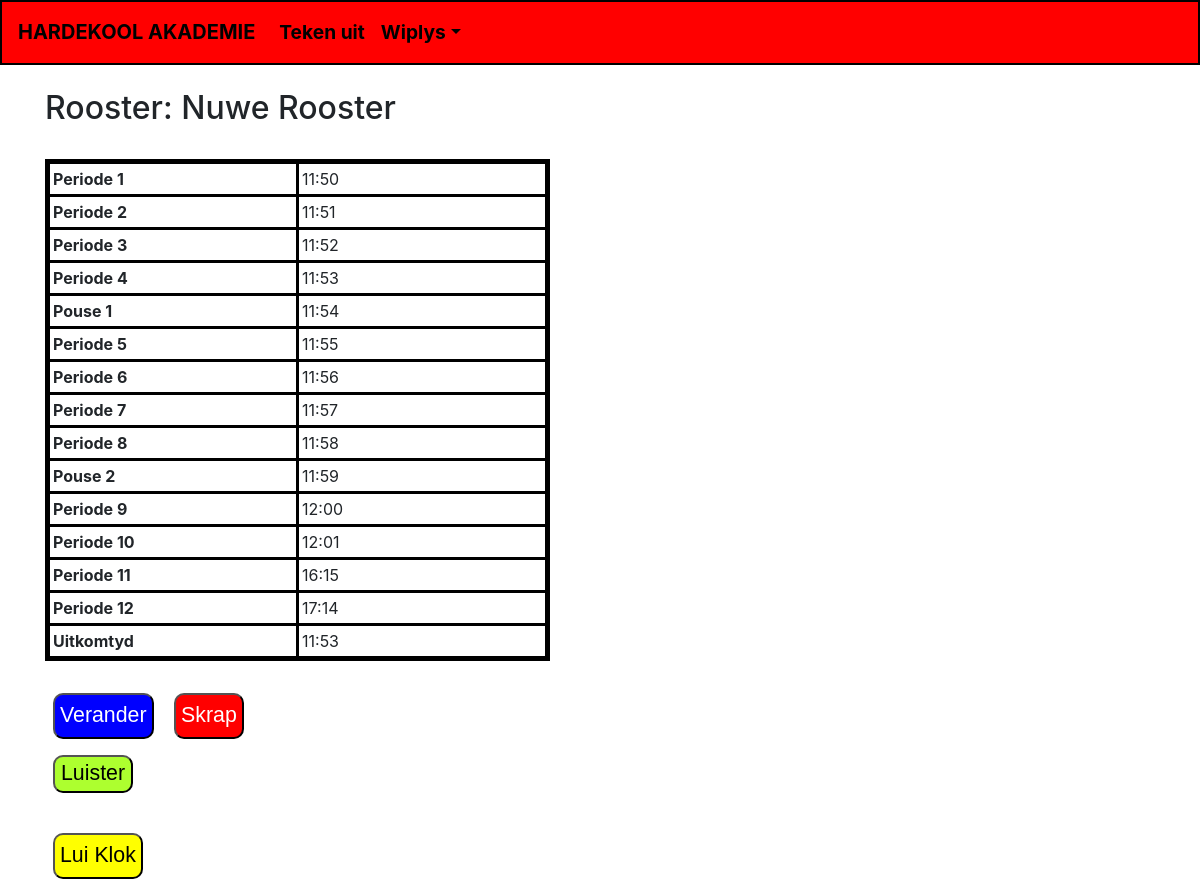
The page /rooster/4/ (signed in) on the database as committed earlier.
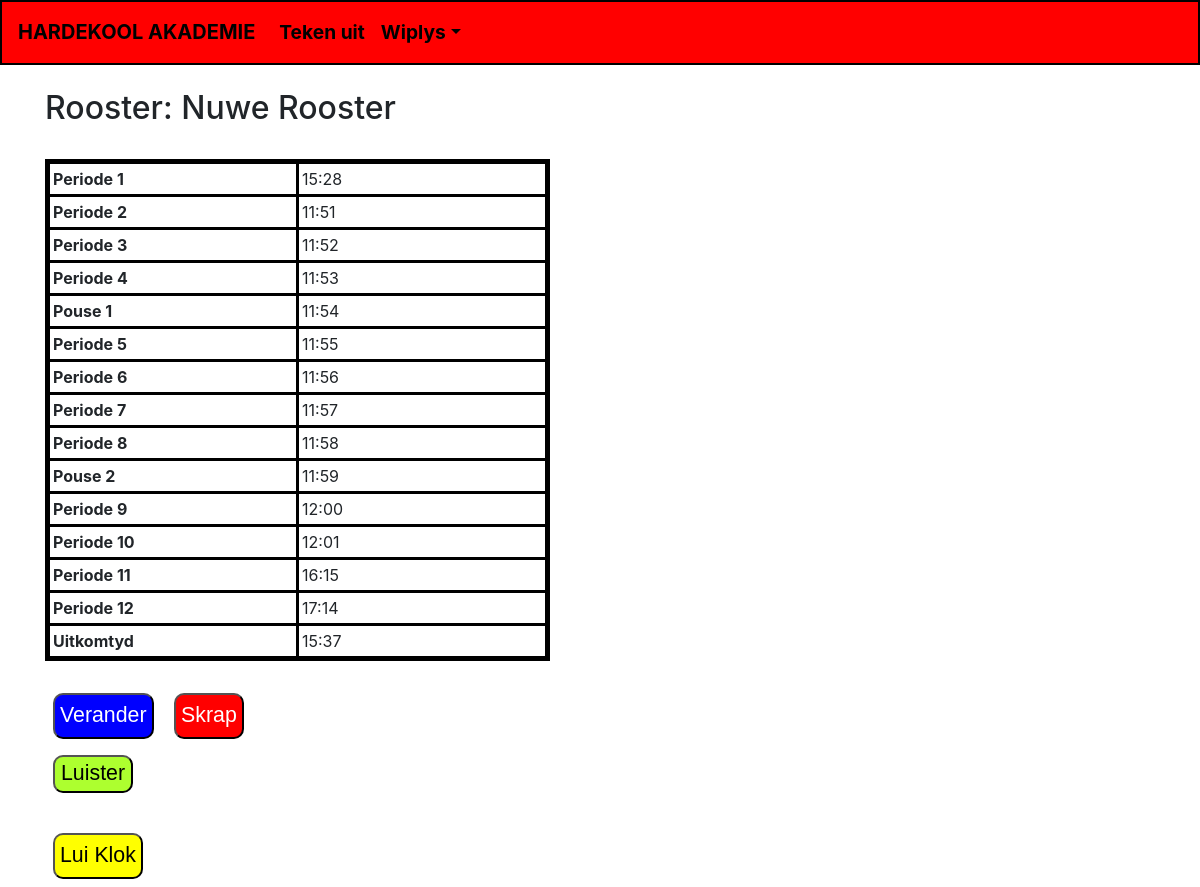
The same page on the database as committed later.
### KlokRooster/models.py (models this page shows, shortened)
class Rooster(models.Model):
    naam = models.CharField(max_length=256, default="Nuwe Rooster")
    periode1 = models.TimeField(default="7:30")
    periode2 = models.TimeField(default="8:00")
    periode3 = models.TimeField(default="8:30")
    periode4 = models.TimeField(default="9:00")
    pouse1 = models.TimeField(default="9:30")
    periode5 = models.TimeField(default="9:45")
    periode6 = models.TimeField(default="10:15")
    periode7 = models.TimeField(default="10:45")
    periode8 = models.TimeField(default="11:15")
    pouse2 = models.TimeField(default="11:45")
    periode9 = models.TimeField(default="12:00")
    periode10 = models.TimeField(default="12:30")
    periode11 = models.TimeField(default="13:00")
    periode12 = models.TimeField(default="13:30")
    uitkomtyd = models.TimeField(default="14:00")
    luisterend = models.BooleanField(default=False)

### KlokRooster/views.py (the view)
# urls.py: path('rooster/<int:pk>/', RoosterDetailView.as_view(), name="rooster"),
class RoosterDetailView(LoginRequiredMixin, DetailView):
    context_object_name = "rooster"
    model = Rooster
    template_name = "wys_rooster.html"

### KlokRooster/templates/wys_rooster.html (shortened to what this page needs)
{% extends 'rooster_base.html' %}
{% block head_block %}
{% load static %}
<link rel="stylesheet" href="{% static 'css/wys_rooster.css' %}">
{% endblock %}
{% block body_block %}
<br>
<h2>Rooster: {{ rooster.naam }}</h2>
<br>
<table>
    <tr>
        <td><b>Periode 1</b></td>
        <td>{{ rooster.periode1 }}</td>
    </tr>
    <tr>
        <td><b>Periode 2</b></td>
        <td>{{ rooster.periode2 }}</td>
    </tr>
    <tr>
        <td><b>Periode 3</b></td>
        <td>{{ rooster.periode3 }}</td>
    </tr>
    <tr>
        <td><b>Periode 4</b></td>
        <td>{{ rooster.periode4 }}</td>
    </tr>
    <tr>
        <td><b>Pouse 1</b></td>
        <td>{{ rooster.pouse1 }}</td>
    </tr>
    <tr>
        <td><b>Periode 5</b></td>
        <td>{{ rooster.periode5 }}</td>
    </tr>
    <tr>
        <td><b>Periode 6</b></td>
        <td>{{ rooster.periode6 }}</td>
    </tr>
    <tr>
        <td><b>Periode 7</b></td>
        <td>{{ rooster.periode7 }}</td>
    </tr>
    <tr>
        <td><b>Periode 8</b></td>
        <td>{{ rooster.periode8 }}</td>
    </tr>
    <tr>
        <td><b>Pouse 2</b></td>
        <td>{{ rooster.pouse2 }}</td>
    </tr>
    <tr>
        <td><b>Periode 9</b></td>
        <td>{{ rooster.periode9 }}</td>
    </tr>
    <tr>
        <td><b>Periode 10</b></td>
        <td>{{ rooster.periode10 }}</td>
    </tr>
    <tr>
        <td><b>Periode 11</b></td>
        <td>{{ rooster.periode11 }}</td>
    </tr>
    <tr>
        <td><b>Periode 12</b></td>
        <td>{{ rooster.periode12 }}</td>
    </tr>
    <tr>
        <td><b>Uitkomtyd</b></td>
        <td>{{ rooster.uitkomtyd }}</td>
    </tr>
</table>
<br>
<a href="{% url 'KlokRooster:verander_rooster' rooster.pk %}"><button class="verander">Verander</button></a>
<a href="{% url 'KlokRooster:skrap_rooster' rooster.pk %}"><button class="skrap">Skrap</button></a>
<br>
{% if not rooster.luisterend %}
    <div id="luister_doof">
        <a href="{% url 'KlokRooster:luister_vir_lui' rooster.pk %}"><button class="doof" onclick="veranderToestand()">Luister</button></a>
    </div>
{% else %}
    <div id="luister_doof">
        <a href="{% url 'KlokRooster:verdoof' rooster.pk %}"><button class="luisterend">Verdoof</button></a>
    </div>
{% endif %}
<br>
<a href="{% url 'KlokRooster:lui_klok' rooster.pk %}"><button class="lui_klok">Lui Klok</button></a>
{% endblock %}

### KlokRooster/templates/rooster_base.html (shortened to what this page needs)
<!DOCTYPE html>
<html lang="en">
    <head>
        {% load static %}
        <link rel="stylesheet" href="{% static 'css/Bootstrap/bootstrap-grid.min.css' %}">
        <link rel="stylesheet" href="{% static 'css/Bootstrap/bootstrap-reboot.min.css' %}">
        <link rel="stylesheet" href="{% static 'css/Bootstrap/bootstrap.min.css' %}">
        <link rel="stylesheet" href="{% static 'css/rooster_base.css' %}">
        {% block head_block %}
        {% endblock %}
    </head>
    <body>
        <nav class="navbar navbar-expand-lg navbar-custom">
            <a class="navbar-brand navbrand-custom" href="{% url 'KlokRooster:index' %}">HARDEKOOL AKADEMIE</a>
            <div>
                <ul class="navbar-nav mr-auto">
                    {% if user.is_authenticated %}
                    <li class="nav-item active">
                        <a class="nav-link navlink-custom" href="{% url 'KlokRooster:logout'%}">Teken uit</a>
                    </li>
                    <li class="nav-item dropdown">
                        <a class="nav-link dropdown-toggle dropdown-toggle-custom" href="#" id="navbarDropdown" role="button" data-toggle="dropdown" aria-haspopup="true" aria-expanded="false">Wiplys</a>
                    </li>
                    {% endif %}
                </ul>
            </div>
        </nav>
        <div class="container">
            {% block body_block %}
            {% endblock %}
        </div>
    </body>
</html>

### KlokRooster/static/css/rooster_base.css (style rules this page uses)
.navbar-custom { background-color: red; font-weight: 700; font-size: larger; border: 2px solid black; }
.navbrand-custom, .navlink-custom { color: black; }
.dropdown-toggle-custom { color: black; }

### KlokRooster/static/css/wys_rooster.css (style rules this page uses)
table { border: solid black 5px; }
table td { border: solid black 3px; padding: 3px; width: 250px; }
a button { margin: 8px 8px 8px 8px; }
.doof { font-size: 16pt; font-family: 'Trebuchet MS', 'Lucida Sans Unicode', 'Lucida Grande', 'Lucida Sans', Arial, sans-serif; background-color: greenyellow; border-radius: 10px; }
.lui_klok { font-size: 16pt; font-family: 'Trebuchet MS', 'Lucida Sans Unicode', 'Lucida Grande', 'Lucida Sans', Arial, sans-serif; background-color: yellow; border-radius: 10px; padding: 5px; }
.verander { font-size: 16pt; color: white; font-family: 'Trebuchet MS', 'Lucida Sans Unicode', 'Lucida Grande', 'Lucida Sans', Arial, sans-serif; background-color: blue; border-radius: 10px; padding: 5px; }
.skrap { font-size: 16pt; color: white; font-family: 'Trebuchet MS', 'Lucida Sans Unicode', 'Lucida Grande', 'Lucida Sans', Arial, sans-serif; background-color: red; border-radius: 10px; padding: 5px; }

Rows that differ between the two databases and show on the page:
changed Rooster "Nuwe Rooster": periode1 "11:50" → "15:28"; uitkomtyd "11:53" → "15:37"
